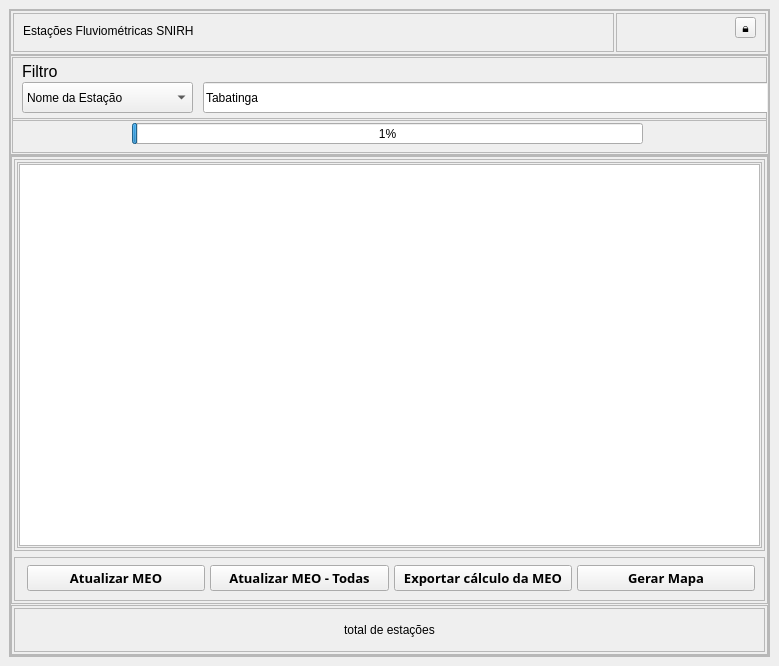
<?xml version="1.0" encoding="UTF-8"?>
<ui version="4.0">
 <class>PymeoDockWidgetBase</class>
 <widget class="QDockWidget" name="PymeoDockWidgetBase">
  <property name="geometry">
   <rect>
    <x>0</x>
    <y>0</y>
    <width>779</width>
    <height>666</height>
   </rect>
  </property>
  <property name="minimumSize">
   <size>
    <width>779</width>
    <height>416</height>
   </size>
  </property>
  <property name="windowTitle">
   <string/>
  </property>
  <widget class="QWidget" name="dockWidgetContents">
   <layout class="QVBoxLayout" name="verticalLayout_4">
    <item>
     <widget class="QFrame" name="frmConteudo">
      <property name="frameShape">
       <enum>QFrame::StyledPanel</enum>
      </property>
      <property name="frameShadow">
       <enum>QFrame::Raised</enum>
      </property>
      <layout class="QGridLayout" name="gridLayout_3" rowstretch="2,8,0">
       <property name="leftMargin">
        <number>0</number>
       </property>
       <property name="topMargin">
        <number>0</number>
       </property>
       <property name="rightMargin">
        <number>0</number>
       </property>
       <property name="bottomMargin">
        <number>0</number>
       </property>
       <property name="spacing">
        <number>0</number>
       </property>
       <item row="1" column="0">
        <widget class="QFrame" name="frm02Filtro">
         <property name="minimumSize">
          <size>
           <width>0</width>
           <height>100</height>
          </size>
         </property>
         <property name="maximumSize">
          <size>
           <width>16777215</width>
           <height>100</height>
          </size>
         </property>
         <property name="frameShape">
          <enum>QFrame::StyledPanel</enum>
         </property>
         <property name="frameShadow">
          <enum>QFrame::Raised</enum>
         </property>
         <property name="lineWidth">
          <number>5</number>
         </property>
         <property name="midLineWidth">
          <number>5</number>
         </property>
         <layout class="QVBoxLayout" name="verticalLayout_3" stretch="3,3">
          <property name="spacing">
           <number>1</number>
          </property>
          <property name="leftMargin">
           <number>1</number>
          </property>
          <property name="topMargin">
           <number>1</number>
          </property>
          <property name="rightMargin">
           <number>1</number>
          </property>
          <property name="bottomMargin">
           <number>1</number>
          </property>
          <item>
           <widget class="QFrame" name="frmPrinc01">
            <property name="minimumSize">
             <size>
              <width>0</width>
              <height>64</height>
             </size>
            </property>
            <property name="maximumSize">
             <size>
              <width>16777215</width>
              <height>64</height>
             </size>
            </property>
            <property name="frameShape">
             <enum>QFrame::StyledPanel</enum>
            </property>
            <property name="frameShadow">
             <enum>QFrame::Raised</enum>
            </property>
            <widget class="QComboBox" name="cbFiltro">
             <property name="geometry">
              <rect>
               <x>10</x>
               <y>25</y>
               <width>171</width>
               <height>31</height>
              </rect>
             </property>
             <property name="styleSheet">
              <string notr="true">font: 12pt &quot;MS Shell Dlg 2&quot;;</string>
             </property>
             <property name="currentIndex">
              <number>1</number>
             </property>
             <item>
              <property name="text">
               <string>Código da Estação</string>
              </property>
             </item>
             <item>
              <property name="text">
               <string>Nome da Estação</string>
              </property>
             </item>
             <item>
              <property name="text">
               <string>Nome do Rio</string>
              </property>
             </item>
             <item>
              <property name="text">
               <string>Nome da Sub Bacia</string>
              </property>
             </item>
             <item>
              <property name="text">
               <string>UF</string>
              </property>
             </item>
            </widget>
            <widget class="QLineEdit" name="lEdFiltro">
             <property name="geometry">
              <rect>
               <x>191</x>
               <y>25</y>
               <width>650</width>
               <height>31</height>
              </rect>
             </property>
             <property name="styleSheet">
              <string notr="true">font: 12pt &quot;MS Shell Dlg 2&quot;;</string>
             </property>
             <property name="text">
              <string>Tabatinga</string>
             </property>
            </widget>
            <widget class="QLabel" name="lbFiltro">
             <property name="geometry">
              <rect>
               <x>10</x>
               <y>6</y>
               <width>161</width>
               <height>16</height>
              </rect>
             </property>
             <property name="font">
              <font>
               <pointsize>12</pointsize>
              </font>
             </property>
             <property name="text">
              <string>Filtro</string>
             </property>
            </widget>
           </widget>
          </item>
          <item>
           <widget class="QFrame" name="frmPrinc02">
            <property name="minimumSize">
             <size>
              <width>0</width>
              <height>35</height>
             </size>
            </property>
            <property name="maximumSize">
             <size>
              <width>16777215</width>
              <height>35</height>
             </size>
            </property>
            <property name="frameShape">
             <enum>QFrame::StyledPanel</enum>
            </property>
            <property name="frameShadow">
             <enum>QFrame::Raised</enum>
            </property>
            <widget class="QProgressBar" name="progresso">
             <property name="geometry">
              <rect>
               <x>120</x>
               <y>5</y>
               <width>511</width>
               <height>21</height>
              </rect>
             </property>
             <property name="value">
              <number>1</number>
             </property>
             <property name="alignment">
              <set>Qt::AlignCenter</set>
             </property>
             <property name="orientation">
              <enum>Qt::Horizontal</enum>
             </property>
            </widget>
           </widget>
          </item>
         </layout>
        </widget>
       </item>
       <item row="2" column="0">
        <widget class="QStackedWidget" name="stWdPrincipal">
         <property name="currentIndex">
          <number>0</number>
         </property>
         <widget class="QWidget" name="wdMapa">
          <layout class="QVBoxLayout" name="verticalLayout" stretch="0">
           <property name="spacing">
            <number>3</number>
           </property>
           <property name="leftMargin">
            <number>0</number>
           </property>
           <property name="topMargin">
            <number>0</number>
           </property>
           <property name="rightMargin">
            <number>0</number>
           </property>
           <property name="bottomMargin">
            <number>0</number>
           </property>
           <item>
            <widget class="QStackedWidget" name="stWdMapa">
             <widget class="QWidget" name="pgStWdMapaConfig">
              <layout class="QGridLayout" name="gridLayout_9">
               <property name="leftMargin">
                <number>0</number>
               </property>
               <property name="topMargin">
                <number>0</number>
               </property>
               <property name="rightMargin">
                <number>0</number>
               </property>
               <property name="bottomMargin">
                <number>0</number>
               </property>
               <property name="spacing">
                <number>0</number>
               </property>
               <item row="0" column="0">
                <widget class="QFrame" name="frmWdMapaConfig">
                 <property name="frameShape">
                  <enum>QFrame::StyledPanel</enum>
                 </property>
                 <property name="frameShadow">
                  <enum>QFrame::Raised</enum>
                 </property>
                 <layout class="QVBoxLayout" name="verticalLayout_2" stretch="9,1">
                  <property name="spacing">
                   <number>1</number>
                  </property>
                  <property name="leftMargin">
                   <number>0</number>
                  </property>
                  <property name="topMargin">
                   <number>0</number>
                  </property>
                  <property name="rightMargin">
                   <number>0</number>
                  </property>
                  <property name="bottomMargin">
                   <number>0</number>
                  </property>
                  <item>
                   <widget class="QFrame" name="frmWdMap01Sup">
                    <property name="frameShape">
                     <enum>QFrame::StyledPanel</enum>
                    </property>
                    <property name="frameShadow">
                     <enum>QFrame::Raised</enum>
                    </property>
                    <layout class="QGridLayout" name="gridLayout_4" rowstretch="9,1">
                     <property name="leftMargin">
                      <number>2</number>
                     </property>
                     <property name="topMargin">
                      <number>2</number>
                     </property>
                     <property name="rightMargin">
                      <number>2</number>
                     </property>
                     <property name="bottomMargin">
                      <number>2</number>
                     </property>
                     <item row="0" column="0">
                      <widget class="QFrame" name="frmWdMap02Meio01">
                       <property name="frameShape">
                        <enum>QFrame::StyledPanel</enum>
                       </property>
                       <property name="frameShadow">
                        <enum>QFrame::Raised</enum>
                       </property>
                       <layout class="QHBoxLayout" name="horizontalLayout_4" stretch="2">
                        <property name="spacing">
                         <number>2</number>
                        </property>
                        <property name="leftMargin">
                         <number>2</number>
                        </property>
                        <property name="topMargin">
                         <number>2</number>
                        </property>
                        <property name="rightMargin">
                         <number>2</number>
                        </property>
                        <property name="bottomMargin">
                         <number>2</number>
                        </property>
                        <item>
                         <widget class="QFrame" name="frame">
                          <property name="frameShape">
                           <enum>QFrame::StyledPanel</enum>
                          </property>
                          <property name="frameShadow">
                           <enum>QFrame::Raised</enum>
                          </property>
                          <layout class="QGridLayout" name="gridLayout">
                           <property name="leftMargin">
                            <number>1</number>
                           </property>
                           <property name="topMargin">
                            <number>1</number>
                           </property>
                           <property name="rightMargin">
                            <number>1</number>
                           </property>
                           <property name="bottomMargin">
                            <number>1</number>
                           </property>
                           <property name="spacing">
                            <number>1</number>
                           </property>
                           <item row="0" column="0">
                            <widget class="QTableWidget" name="tblWdEstacao">
                             <property name="minimumSize">
                              <size>
                               <width>500</width>
                               <height>0</height>
                              </size>
                             </property>
                             <property name="selectionBehavior">
                              <enum>QAbstractItemView::SelectRows</enum>
                             </property>
                            </widget>
                           </item>
                          </layout>
                         </widget>
                        </item>
                       </layout>
                      </widget>
                     </item>
                     <item row="1" column="0">
                      <widget class="QFrame" name="frame_4">
                       <property name="frameShape">
                        <enum>QFrame::StyledPanel</enum>
                       </property>
                       <property name="frameShadow">
                        <enum>QFrame::Raised</enum>
                       </property>
                       <property name="lineWidth">
                        <number>0</number>
                       </property>
                       <layout class="QHBoxLayout" name="horizontalLayout_3">
                        <property name="spacing">
                         <number>5</number>
                        </property>
                        <property name="leftMargin">
                         <number>12</number>
                        </property>
                        <property name="topMargin">
                         <number>1</number>
                        </property>
                        <property name="bottomMargin">
                         <number>2</number>
                        </property>
                        <item>
                         <widget class="QPushButton" name="pBtAtualMeo">
                          <property name="font">
                           <font>
                            <family>Arial Black</family>
                            <pointsize>10</pointsize>
                            <weight>75</weight>
                            <bold>true</bold>
                           </font>
                          </property>
                          <property name="focusPolicy">
                           <enum>Qt::StrongFocus</enum>
                          </property>
                          <property name="styleSheet">
                           <string notr="true">
</string>
                          </property>
                          <property name="text">
                           <string>Atualizar MEO</string>
                          </property>
                          <property name="flat">
                           <bool>false</bool>
                          </property>
                         </widget>
                        </item>
                        <item>
                         <widget class="QPushButton" name="pBtAtualMeoTodas">
                          <property name="font">
                           <font>
                            <family>Arial Black</family>
                            <pointsize>10</pointsize>
                            <weight>75</weight>
                            <bold>true</bold>
                           </font>
                          </property>
                          <property name="styleSheet">
                           <string notr="true"/>
                          </property>
                          <property name="text">
                           <string>Atualizar MEO - Todas</string>
                          </property>
                         </widget>
                        </item>
                        <item>
                         <widget class="QPushButton" name="pBtExpCalcMeo">
                          <property name="font">
                           <font>
                            <family>Arial Black</family>
                            <pointsize>10</pointsize>
                            <weight>75</weight>
                            <bold>true</bold>
                           </font>
                          </property>
                          <property name="styleSheet">
                           <string notr="true"/>
                          </property>
                          <property name="text">
                           <string>Exportar cálculo da MEO</string>
                          </property>
                         </widget>
                        </item>
                        <item>
                         <widget class="QPushButton" name="pBtGerarMapa">
                          <property name="minimumSize">
                           <size>
                            <width>0</width>
                            <height>0</height>
                           </size>
                          </property>
                          <property name="maximumSize">
                           <size>
                            <width>16777215</width>
                            <height>16777215</height>
                           </size>
                          </property>
                          <property name="font">
                           <font>
                            <family>Arial Black</family>
                            <pointsize>10</pointsize>
                            <weight>75</weight>
                            <bold>true</bold>
                           </font>
                          </property>
                          <property name="styleSheet">
                           <string notr="true"/>
                          </property>
                          <property name="text">
                           <string>Gerar Mapa</string>
                          </property>
                         </widget>
                        </item>
                       </layout>
                      </widget>
                     </item>
                    </layout>
                   </widget>
                  </item>
                  <item>
                   <widget class="QFrame" name="frmWdMap02Meio">
                    <property name="frameShape">
                     <enum>QFrame::StyledPanel</enum>
                    </property>
                    <property name="frameShadow">
                     <enum>QFrame::Raised</enum>
                    </property>
                    <layout class="QHBoxLayout" name="horizontalLayout_5" stretch="3">
                     <property name="spacing">
                      <number>2</number>
                     </property>
                     <property name="leftMargin">
                      <number>2</number>
                     </property>
                     <property name="topMargin">
                      <number>2</number>
                     </property>
                     <property name="rightMargin">
                      <number>2</number>
                     </property>
                     <property name="bottomMargin">
                      <number>2</number>
                     </property>
                     <item>
                      <widget class="QFrame" name="frmlbTotal">
                       <property name="frameShape">
                        <enum>QFrame::StyledPanel</enum>
                       </property>
                       <property name="frameShadow">
                        <enum>QFrame::Raised</enum>
                       </property>
                       <layout class="QHBoxLayout" name="horizontalLayout_6">
                        <item>
                         <widget class="QLabel" name="lbTotReg">
                          <property name="styleSheet">
                           <string notr="true">font: 87 12pt &quot;Arial Black&quot;;</string>
                          </property>
                          <property name="text">
                           <string>total de estações</string>
                          </property>
                          <property name="alignment">
                           <set>Qt::AlignCenter</set>
                          </property>
                         </widget>
                        </item>
                       </layout>
                      </widget>
                     </item>
                    </layout>
                   </widget>
                  </item>
                 </layout>
                </widget>
               </item>
              </layout>
             </widget>
            </widget>
           </item>
          </layout>
         </widget>
        </widget>
       </item>
       <item row="0" column="0">
        <widget class="QFrame" name="frm01Cfg">
         <property name="minimumSize">
          <size>
           <width>0</width>
           <height>45</height>
          </size>
         </property>
         <property name="maximumSize">
          <size>
           <width>16777215</width>
           <height>45</height>
          </size>
         </property>
         <property name="frameShape">
          <enum>QFrame::StyledPanel</enum>
         </property>
         <property name="frameShadow">
          <enum>QFrame::Raised</enum>
         </property>
         <layout class="QHBoxLayout" name="horizontalLayout_2" stretch="8,2">
          <property name="spacing">
           <number>2</number>
          </property>
          <property name="leftMargin">
           <number>2</number>
          </property>
          <property name="topMargin">
           <number>2</number>
          </property>
          <property name="rightMargin">
           <number>2</number>
          </property>
          <property name="bottomMargin">
           <number>2</number>
          </property>
          <item>
           <widget class="QFrame" name="frame_3">
            <property name="frameShape">
             <enum>QFrame::StyledPanel</enum>
            </property>
            <property name="frameShadow">
             <enum>QFrame::Raised</enum>
            </property>
            <widget class="QLabel" name="label">
             <property name="geometry">
              <rect>
               <x>10</x>
               <y>10</y>
               <width>481</width>
               <height>16</height>
              </rect>
             </property>
             <property name="styleSheet">
              <string notr="true">font: 75 16pt &quot;MS Shell Dlg 2&quot;;</string>
             </property>
             <property name="text">
              <string>Estações Fluviométricas SNIRH</string>
             </property>
            </widget>
           </widget>
          </item>
          <item>
           <widget class="QFrame" name="frame_2">
            <property name="frameShape">
             <enum>QFrame::StyledPanel</enum>
            </property>
            <property name="frameShadow">
             <enum>QFrame::Raised</enum>
            </property>
            <property name="lineWidth">
             <number>1</number>
            </property>
            <layout class="QHBoxLayout" name="horizontalLayout_7" stretch="9,1">
             <property name="spacing">
              <number>0</number>
             </property>
             <property name="topMargin">
              <number>0</number>
             </property>
             <item>
              <spacer name="horizontalSpacer">
               <property name="orientation">
                <enum>Qt::Horizontal</enum>
               </property>
               <property name="sizeHint" stdset="0">
                <size>
                 <width>82</width>
                 <height>20</height>
                </size>
               </property>
              </spacer>
             </item>
             <item>
              <widget class="QToolButton" name="tlbtnAutenticacao">
               <property name="styleSheet">
                <string notr="true">font: 75 14pt &quot;MS Shell Dlg 2&quot;;
</string>
               </property>
               <property name="text">
                <string>🔒</string>
               </property>
              </widget>
             </item>
            </layout>
           </widget>
          </item>
         </layout>
        </widget>
       </item>
      </layout>
     </widget>
    </item>
   </layout>
  </widget>
 </widget>
 <resources/>
 <connections/>
</ui>
